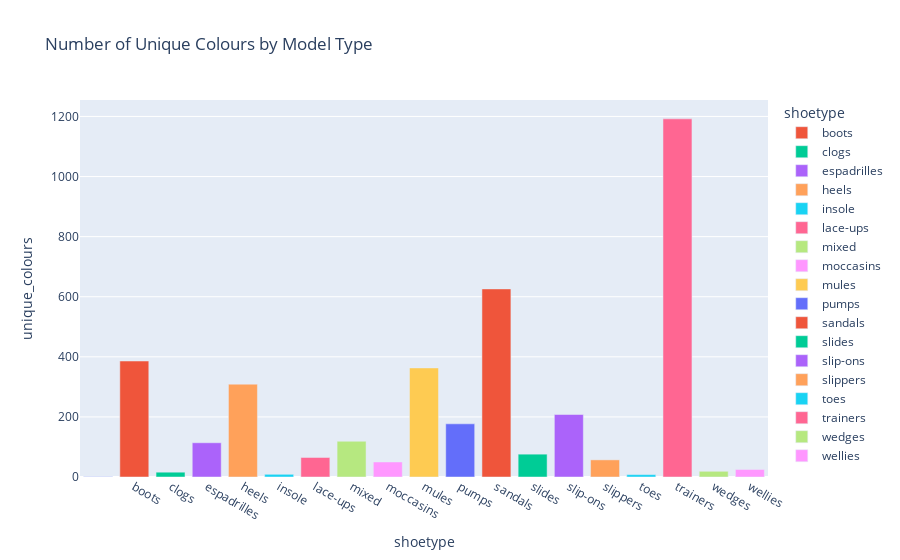

The cell this chart's notebook holds for it:
### Code cell
### shoe type with most colours

agg_df = dset.groupby('shoetype')['colour'].nunique().reset_index()
agg_df = agg_df.rename(columns={'colour': 'unique_colours'})

fig = px.bar(agg_df, x='shoetype', y='unique_colours', color='shoetype',
             title='Number of Unique Colours by Model Type')
fig.show()

### Figure 1 — Plotly figure (JSON) as saved in the notebook; plotly's stock layout.template omitted (floating-point values rounded to 4 significant figures)
{"data": [{"alignmentgroup": "True", "hovertemplate": "shoetype=%{x}<br>unique_colours=%{y}<extra></extra>", "legendgroup": "", "marker": {"color": "#636efa", "pattern": {"shape": ""}}, "name": "", "offsetgroup": "", "orientation": "v", "showlegend": false, "textposition": "auto", "type": "bar", "x": [""], "xaxis": "x", "y": [1], "yaxis": "y"}, {"alignmentgroup": "True", "hovertemplate": "shoetype=%{x}<br>unique_colours=%{y}<extra></extra>", "legendgroup": "boots", "marker": {"color": "#EF553B", "pattern": {"shape": ""}}, "name": "boots", "offsetgroup": "boots", "orientation": "v", "showlegend": true, "textposition": "auto", "type": "bar", "x": ["boots"], "xaxis": "x", "y": [386], "yaxis": "y"}, {"alignmentgroup": "True", "hovertemplate": "shoetype=%{x}<br>unique_colours=%{y}<extra></extra>", "legendgroup": "clogs", "marker": {"color": "#00cc96", "pattern": {"shape": ""}}, "name": "clogs", "offsetgroup": "clogs", "orientation": "v", "showlegend": true, "textposition": "auto", "type": "bar", "x": ["clogs"], "xaxis": "x", "y": [16], "yaxis": "y"}, {"alignmentgroup": "True", "hovertemplate": "shoetype=%{x}<br>unique_colours=%{y}<extra></extra>", "legendgroup": "espadrilles", "marker": {"color": "#ab63fa", "pattern": {"shape": ""}}, "name": "espadrilles", "offsetgroup": "espadrilles", "orientation": "v", "showlegend": true, "textposition": "auto", "type": "bar", "x": ["espadrilles"], "xaxis": "x", "y": [114], "yaxis": "y"}, {"alignmentgroup": "True", "hovertemplate": "shoetype=%{x}<br>unique_colours=%{y}<extra></extra>", "legendgroup": "heels", "marker": {"color": "#FFA15A", "pattern": {"shape": ""}}, "name": "heels", "offsetgroup": "heels", "orientation": "v", "showlegend": true, "textposition": "auto", "type": "bar", "x": ["heels"], "xaxis": "x", "y": [309], "yaxis": "y"}, {"alignmentgroup": "True", "hovertemplate": "shoetype=%{x}<br>unique_colours=%{y}<extra></extra>", "legendgroup": "insole", "marker": {"color": "#19d3f3", "pattern": {"shape": ""}}, "name": "insole", "offsetgroup": "insole", "orientation": "v", "showlegend": true, "textposition": "auto", "type": "bar", "x": ["insole"], "xaxis": "x", "y": [9], "yaxis": "y"}, {"alignmentgroup": "True", "hovertemplate": "shoetype=%{x}<br>unique_colours=%{y}<extra></extra>", "legendgroup": "lace-ups", "marker": {"color": "#FF6692", "pattern": {"shape": ""}}, "name": "lace-ups", "offsetgroup": "lace-ups", "orientation": "v", "showlegend": true, "textposition": "auto", "type": "bar", "x": ["lace-ups"], "xaxis": "x", "y": [65], "yaxis": "y"}, {"alignmentgroup": "True", "hovertemplate": "shoetype=%{x}<br>unique_colours=%{y}<extra></extra>", "legendgroup": "mixed", "marker": {"color": "#B6E880", "pattern": {"shape": ""}}, "name": "mixed", "offsetgroup": "mixed", "orientation": "v", "showlegend": true, "textposition": "auto", "type": "bar", "x": ["mixed"], "xaxis": "x", "y": [119], "yaxis": "y"}, {"alignmentgroup": "True", "hovertemplate": "shoetype=%{x}<br>unique_colours=%{y}<extra></extra>", "legendgroup": "moccasins", "marker": {"color": "#FF97FF", "pattern": {"shape": ""}}, "name": "moccasins", "offsetgroup": "moccasins", "orientation": "v", "showlegend": true, "textposition": "auto", "type": "bar", "x": ["moccasins"], "xaxis": "x", "y": [50], "yaxis": "y"}, {"alignmentgroup": "True", "hovertemplate": "shoetype=%{x}<br>unique_colours=%{y}<extra></extra>", "legendgroup": "mules", "marker": {"color": "#FECB52", "pattern": {"shape": ""}}, "name": "mules", "offsetgroup": "mules", "orientation": "v", "showlegend": true, "textposition": "auto", "type": "bar", "x": ["mules"], "xaxis": "x", "y": [363], "yaxis": "y"}, {"alignmentgroup": "True", "hovertemplate": "shoetype=%{x}<br>unique_colours=%{y}<extra></extra>", "legendgroup": "pumps", "marker": {"color": "#636efa", "pattern": {"shape": ""}}, "name": "pumps", "offsetgroup": "pumps", "orientation": "v", "showlegend": true, "textposition": "auto", "type": "bar", "x": ["pumps"], "xaxis": "x", "y": [177], "yaxis": "y"}, {"alignmentgroup": "True", "hovertemplate": "shoetype=%{x}<br>unique_colours=%{y}<extra></extra>", "legendgroup": "sandals", "marker": {"color": "#EF553B", "pattern": {"shape": ""}}, "name": "sandals", "offsetgroup": "sandals", "orientation": "v", "showlegend": true, "textposition": "auto", "type": "bar", "x": ["sandals"], "xaxis": "x", "y": [626], "yaxis": "y"}, {"alignmentgroup": "True", "hovertemplate": "shoetype=%{x}<br>unique_colours=%{y}<extra></extra>", "legendgroup": "slides", "marker": {"color": "#00cc96", "pattern": {"shape": ""}}, "name": "slides", "offsetgroup": "slides", "orientation": "v", "showlegend": true, "textposition": "auto", "type": "bar", "x": ["slides"], "xaxis": "x", "y": [76], "yaxis": "y"}, {"alignmentgroup": "True", "hovertemplate": "shoetype=%{x}<br>unique_colours=%{y}<extra></extra>", "legendgroup": "slip-ons", "marker": {"color": "#ab63fa", "pattern": {"shape": ""}}, "name": "slip-ons", "offsetgroup": "slip-ons", "orientation": "v", "showlegend": true, "textposition": "auto", "type": "bar", "x": ["slip-ons"], "xaxis": "x", "y": [208], "yaxis": "y"}, {"alignmentgroup": "True", "hovertemplate": "shoetype=%{x}<br>unique_colours=%{y}<extra></extra>", "legendgroup": "slippers", "marker": {"color": "#FFA15A", "pattern": {"shape": ""}}, "name": "slippers", "offsetgroup": "slippers", "orientation": "v", "showlegend": true, "textposition": "auto", "type": "bar", "x": ["slippers"], "xaxis": "x", "y": [57], "yaxis": "y"}, {"alignmentgroup": "True", "hovertemplate": "shoetype=%{x}<br>unique_colours=%{y}<extra></extra>", "legendgroup": "toes", "marker": {"color": "#19d3f3", "pattern": {"shape": ""}}, "name": "toes", "offsetgroup": "toes", "orientation": "v", "showlegend": true, "textposition": "auto", "type": "bar", "x": ["toes"], "xaxis": "x", "y": [8], "yaxis": "y"}, {"alignmentgroup": "True", "hovertemplate": "shoetype=%{x}<br>unique_colours=%{y}<extra></extra>", "legendgroup": "trainers", "marker": {"color": "#FF6692", "pattern": {"shape": ""}}, "name": "trainers", "offsetgroup": "trainers", "orientation": "v", "showlegend": true, "textposition": "auto", "type": "bar", "x": ["trainers"], "xaxis": "x", "y": [1192], "yaxis": "y"}, {"alignmentgroup": "True", "hovertemplate": "shoetype=%{x}<br>unique_colours=%{y}<extra></extra>", "legendgroup": "wedges", "marker": {"color": "#B6E880", "pattern": {"shape": ""}}, "name": "wedges", "offsetgroup": "wedges", "orientation": "v", "showlegend": true, "textposition": "auto", "type": "bar", "x": ["wedges"], "xaxis": "x", "y": [19], "yaxis": "y"}, {"alignmentgroup": "True", "hovertemplate": "shoetype=%{x}<br>unique_colours=%{y}<extra></extra>", "legendgroup": "wellies", "marker": {"color": "#FF97FF", "pattern": {"shape": ""}}, "name": "wellies", "offsetgroup": "wellies", "orientation": "v", "showlegend": true, "textposition": "auto", "type": "bar", "x": ["wellies"], "xaxis": "x", "y": [25], "yaxis": "y"}], "layout": {"barmode": "relative", "legend": {"title": {"text": "shoetype"}, "tracegroupgap": 0}, "title": {"text": "Number of Unique Colours by Model Type"}, "xaxis": {"anchor": "y", "categoryarray": ["", "boots", "clogs", "espadrilles", "heels", "insole", "lace-ups", "mixed", "moccasins", "mules", "pumps", "sandals", "slides", "slip-ons", "slippers", "toes", "trainers", "wedges", "wellies"], "categoryorder": "array", "domain": [0, 1], "title": {"text": "shoetype"}}, "yaxis": {"anchor": "x", "domain": [0, 1], "title": {"text": "unique_colours"}}}}
